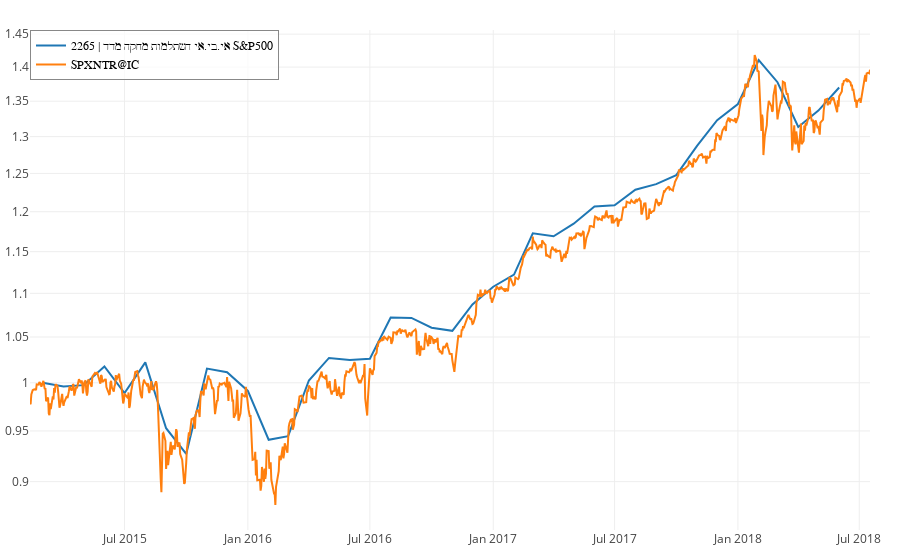

The notebook cell saved with this chart:
### Markdown cell above
### השוואה של קרן השתלמות מחקה סנופי איי-בי-איי לסנופי

### Code cell
s = getKeren(2265)
bench = get("SPXNTR@IC")
x = (s / bench).dropna()
show(s, bench, trim=True)

### Figure 1 — Plotly figure (JSON) as saved in the notebook; plotly's stock layout.template omitted (floating-point values rounded to 4 significant figures; data arrays with more than 128 entries replaced by an {"elided": "..."} marker saying what was removed)
{"data": [{"name": "2265 | אי.בי.אי השתלמות מחקה מדד S&amp;P500", "type": "scatter", "x": ["2015-03-01", "2015-04-01", "2015-05-01", "2015-06-01", "2015-07-01", "2015-08-01", "2015-09-01", "2015-10-01", "2015-11-01", "2015-12-01", "2016-01-01", "2016-02-01", "2016-03-01", "2016-04-01", "2016-05-01", "2016-06-01", "2016-07-01", "2016-08-01", "2016-09-01", "2016-10-01", "2016-11-01", "2016-12-01", "2017-01-01", "2017-02-01", "2017-03-01", "2017-04-01", "2017-05-01", "2017-06-01", "2017-07-01", "2017-08-01", "2017-09-01", "2017-10-01", "2017-11-01", "2017-12-01", "2018-01-01", "2018-02-01", "2018-03-01", "2018-04-01", "2018-05-01", "2018-06-01"], "y": [1, 0.9961, 0.9975, 1.018, 0.9891, 1.022, 0.9528, 0.927, 1.015, 1.011, 0.9914, 0.9411, 0.9447, 1.002, 1.027, 1.025, 1.026, 1.072, 1.072, 1.06, 1.057, 1.087, 1.108, 1.122, 1.173, 1.169, 1.185, 1.207, 1.208, 1.229, 1.236, 1.248, 1.287, 1.323, 1.346, 1.41, 1.378, 1.313, 1.337, 1.37]}, {"name": "SPXNTR@IC", "type": "scatter", "x": {"elided": "1254 str values"}, "y": {"elided": "1254 float values"}}], "layout": {"legend": {"bgcolor": "#FFFFFFBB", "bordercolor": "#888888", "borderwidth": 1, "font": {"color": "#000", "family": "sans-serif", "size": 12}, "traceorder": "normal", "x": 0, "y": 1}, "margin": {"b": 30, "l": 30, "pad": 0, "r": 30, "t": 30}, "shapes": [], "showlegend": true, "title": null, "yaxis": {"autorange": true, "type": "log"}}}
